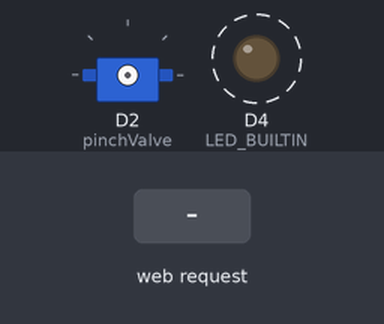
A sketch run on a simulated ESP8266 (NodeMCU). On the bench: servo, output pins drawn as LEDs (lit = HIGH, except the on-board LED, lit = LOW). Dashed ring = blinking. Inputs (shaded band) come from the test bench. WiFi joins after 1.5 s; servers stay silent unless stated; what the sketch prints to the serial monitor is not drawn.

Above: at 2.7 s.
2.8 s: HTTP request GET /open received
At 4.4 s:
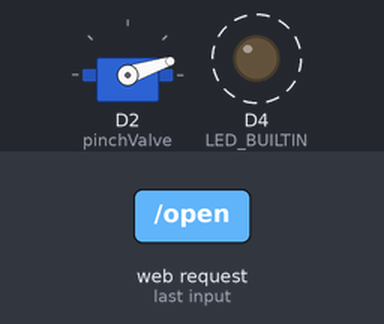
5.5 s: HTTP request GET /close received
At 6.4 s:
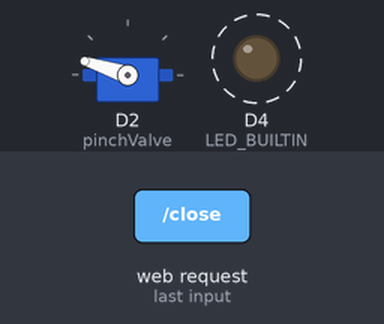
Timing chart, 0 to 14.5 s (numbered marks = the images above; inputs shaded):
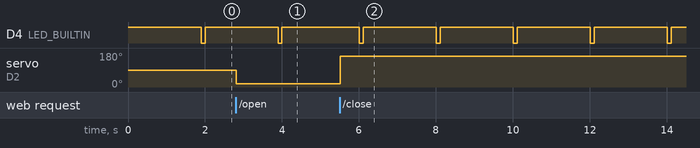

The sketch:

Waterbutt_261112-3.ino
```cpp
#include <ESP8266WiFi.h>
#include <ESP8266WebServer.h>
#include <ESP8266mDNS.h>
#include <Servo.h>

// Your permanent network credentials
const char* ssid     = "####";
const char* password = "####";

ESP8266WebServer server(80);
Servo pinchValve;

const int OPEN_PULSE   = 700;
const int CLOSED_PULSE = 2300;

// Fail-safe variables
unsigned long valveOpenedAt = 0;
bool valveIsOpen = false;
const unsigned long FAILSAFE_TIMEOUT = 5000; // 5-second automatic timeout

// Wi-Fi Connection Watchdog
unsigned long lastWiFiCheck = 0;
const unsigned long WIFI_CHECK_INTERVAL = 10000; // Check network health every 10 seconds

// Variables for the non-blocking LED status heartbeat
unsigned long lastLEDUpdate = 0;
bool ledState = false;

void handleRoot() {
  String html = "<!DOCTYPE html><html>";
  html += "<head><meta name=\"viewport\" content=\"width=device-width, initial-scale=1\">";
  html += "<style>html { font-family: sans-serif; text-align: center;}";
  html += ".btn { display: inline-block; padding: 15px 30px; font-size: 24px; margin: 20px; cursor: pointer; text-decoration: none; color: white; border-radius: 5px; }";
  html += ".open { background-color: #2ecc71; } .close { background-color: #e74c3c; }</style></head>";
  html += "<body><h1>Water Butt Controller</h1>";
  html += "<h2 style=\"color: " + String(valveIsOpen ? "#2ecc71" : "#e74c3c") + ";\">";
  html += "VALVE STATUS: " + String(valveIsOpen ? "OPEN" : "CLOSED") + "</h2>";
  html += "<a href=\"/open\" class=\"btn open\">OPEN VALVE</a>";
  html += "<a href=\"/close\" class=\"btn close\">CLOSE VALVE</a>";
  html += "</body></html>";
  server.send(200, "text/html", html);
}

void handleOpen() {
  // 1. Wake up the control line
  pinchValve.attach(D2, 500, 2500);
  delay(10); // Tiny stability pause

  // 2. Drive the cam to crush open
  pinchValve.writeMicroseconds(OPEN_PULSE);
  delay(500); // Give the physical brass gears half a second to finish moving

  // 3. Put the motor to sleep
  pinchValve.detach();

  valveOpenedAt = millis();
  valveIsOpen = true;
  server.sendHeader("Location", "/");
  server.send(303);
}

void handleClose() {
  pinchValve.attach(D2, 500, 2500);
  delay(10);

  pinchValve.writeMicroseconds(CLOSED_PULSE);
  delay(500);

  pinchValve.detach(); // Total silence, zero holding current!

  valveIsOpen = false;
  server.sendHeader("Location", "/");
  server.send(303);
}

void setup() {
  Serial.begin(115200);

  pinMode(LED_BUILTIN, OUTPUT);
  digitalWrite(LED_BUILTIN, HIGH); // Turn off LED (Inverted logic)

  WiFi.hostname("waterbutt");
  WiFi.setAutoReconnect(true); // Let the native network stack handle dropouts

  // \n handles the bootloader noise cleanly
  Serial.print("\nScanning and connecting to Wi-Fi");

  WiFi.begin(ssid, password);
  while (WiFi.status() != WL_CONNECTED) {
    delay(500);
    Serial.print(".");
  }
  Serial.println("\nConnected successfully!");

  if (MDNS.begin("waterbutt")) {
    Serial.println("mDNS responder started! Access at http://waterbutt.local");
  }

  server.on("/", handleRoot);
  server.on("/open", handleOpen);
  server.on("/close", handleClose);
  server.begin();
}

void loop() {
  unsigned long currentMillis = millis();

  // --- WI-FI LIVENESS WATCHDOG ---
  // Every 10 seconds, make sure we haven't entered a "ghost connection" state
  if (currentMillis - lastWiFiCheck >= WIFI_CHECK_INTERVAL) {
    lastWiFiCheck = currentMillis;

    if (WiFi.status() != WL_CONNECTED || WiFi.localIP().toString() == "0.0.0.0") {
      Serial.println("Network link dead. Native stack attempting recovery...");
      WiFi.begin(ssid, password); // Force native stack re-association to the AP
    }
  }

  // Define true network readiness based on status AND valid IP address allocation
  bool networkReady = (WiFi.status() == WL_CONNECTED && WiFi.localIP().toString() != "0.0.0.0");

  if (networkReady) {
    MDNS.update();
    server.handleClient();
  }

  // --- AUTOMATIC WATCHDOG/FAIL-SAFE ---
  if (valveIsOpen && (millis() - valveOpenedAt >= FAILSAFE_TIMEOUT)) {
    // Wake up, shut the valve, then go back to sleep
    pinchValve.attach(D2, 500, 2500);
    delay(10);

    pinchValve.writeMicroseconds(CLOSED_PULSE);
    delay(500);

    pinchValve.detach();

    valveIsOpen = false;
    Serial.println("Failsafe triggered: Valve closed and detached.");
  }

  // --- NON-BLOCKING HEARTBEAT LED (Two-State Mode) ---
  unsigned long interval = 0;
  if (networkReady) {
    interval = ledState ? 100 : 1900; // Snappy flash (Connected and waiting)
  } else {
    interval = ledState ? 1000 : 1000; // Even 1s on/off flash (Disconnected/Reconnecting)
  }

  if (currentMillis - lastLEDUpdate >= interval) {
    lastLEDUpdate = currentMillis;
    ledState = !ledState;
    digitalWrite(LED_BUILTIN, ledState ? LOW : HIGH);
  }
}
```

Measured:
- after the input at 2.8 s, servo on D2 (pinchValve): 90° → 18° at once
- after the input at 5.5 s, servo on D2 (pinchValve): 18° → 162° after 0.01 s instead of 2.8 s
- by itself, D4 (LED_BUILTIN): alternates HIGH for 1.9 s and LOW for 0.10 s
